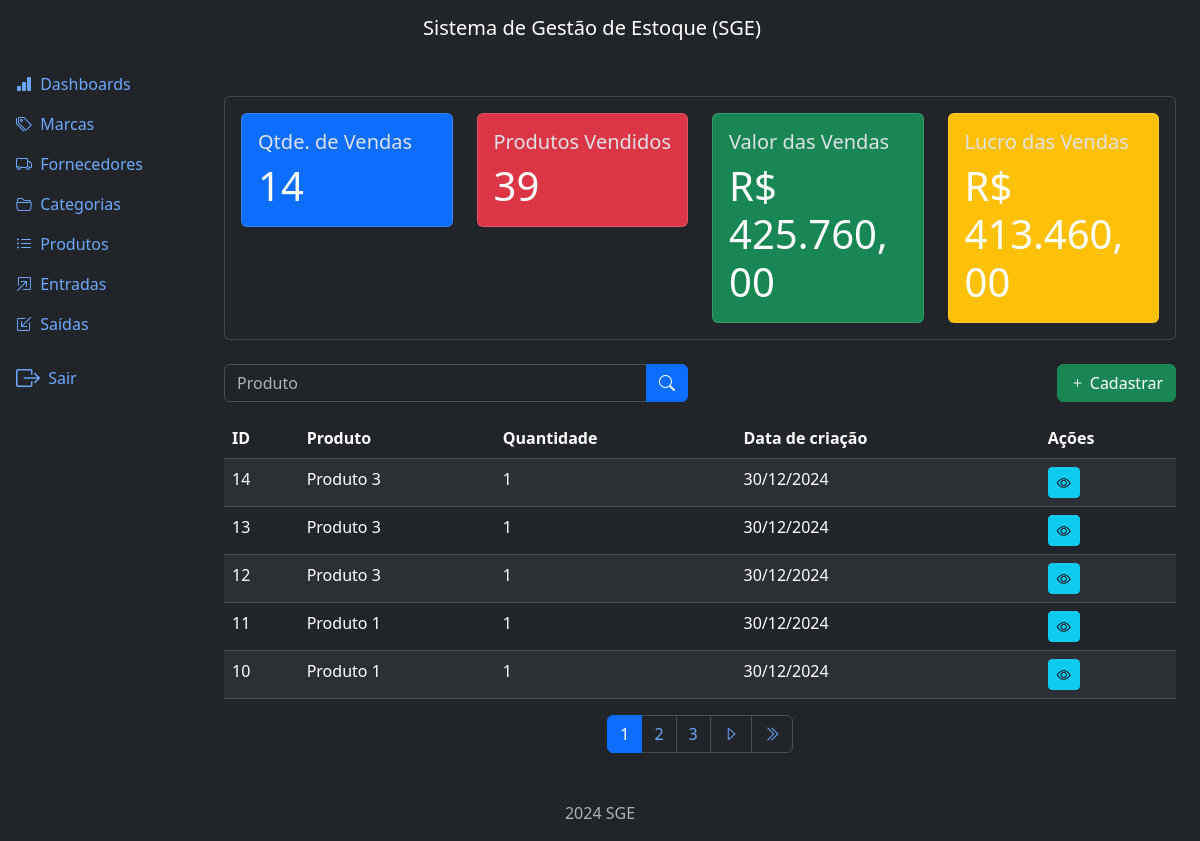
Page /outflows/list/ (signed in) on the earlier database version.
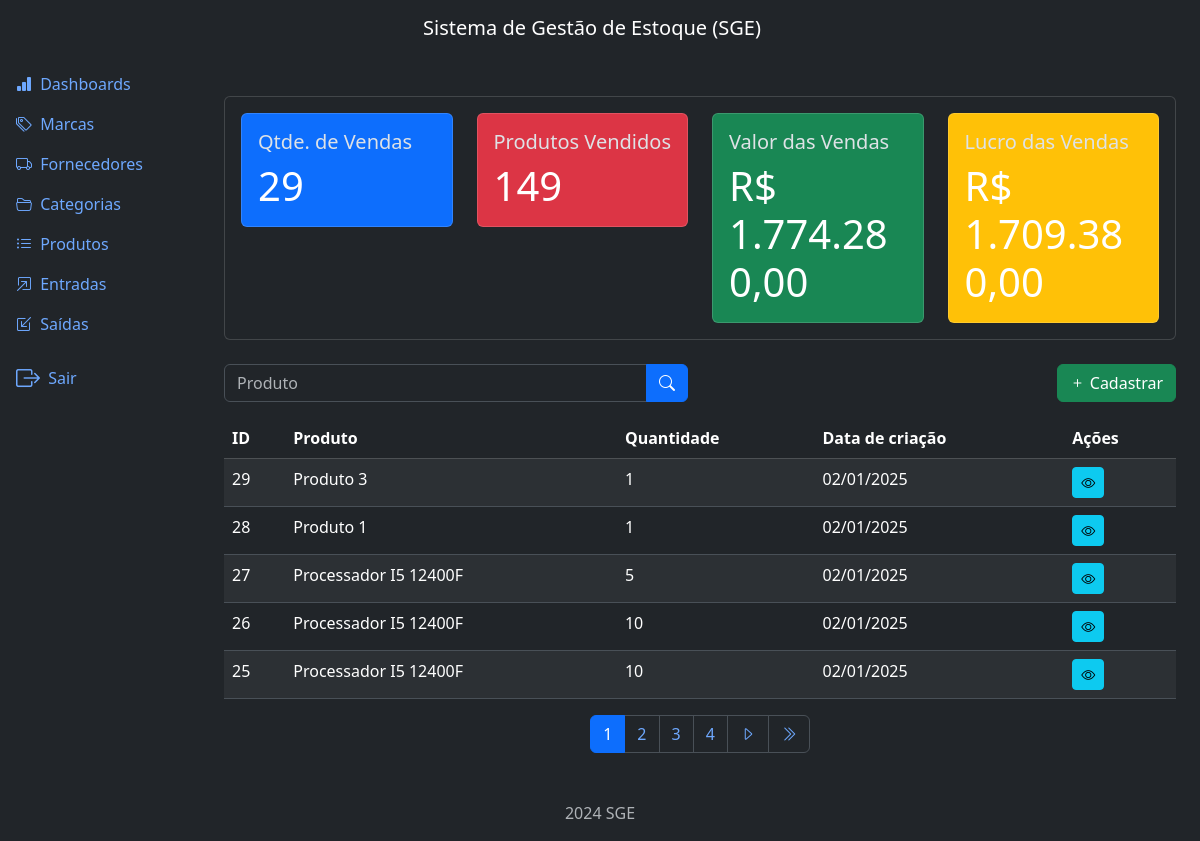
Same page on the later database version.
### outflows/models.py (models this page shows, shortened)
class Outflow(models.Model):
    product = models.ForeignKey(
        Product, on_delete=models.PROTECT, related_name='outflows')
    quantity = models.IntegerField()
    description = models.TextField(null=True, blank=True)
    created_at = models.DateTimeField(auto_now_add=True)
    updated_at = models.DateTimeField(auto_now=True)
    class Meta:
        ordering = ['-created_at']

### products/models.py (models this page shows)
class Product(models.Model):
    title = models.CharField(max_length=500)
    category = models.ForeignKey(
        Category, on_delete=models.PROTECT, related_name='products')
    brand = models.ForeignKey(
        Brand, on_delete=models.PROTECT, related_name='products')
    description = models.TextField(null=True, blank=True)
    serie_number = models.CharField(max_length=200, null=True, blank=True)
    cost_price = models.DecimalField(max_digits=20, decimal_places=2)
    selling_price = models.DecimalField(max_digits=20, decimal_places=2)
    quantity = models.IntegerField(default=0)
    created_at = models.DateTimeField(auto_now_add=True)
    updated_at = models.DateTimeField(auto_now=True)
    class Meta:
        ordering = ['title']
    def __str__(self):
        return self.title

### outflows/views.py (the view)
# urls.py: path('list/', views.OutflowListView.as_view(), name='list'),
class OutflowListView(LoginRequiredMixin, PermissionRequiredMixin, ListView):
    model = Outflow
    template_name = 'outflow_list.html'
    context_object_name = 'outflows'
    paginate_by = 5
    permission_required = 'outflows.view_outflow'
    def get_queryset(self):
        qs = super().get_queryset()
        product = self.request.GET.get('product')
        if product:
            qs = qs.filter(product__title__icontains=product)
        return qs
    def get_context_data(self, **kwargs):
        context = super().get_context_data(**kwargs)
        context['sales_metrics'] = get_sales_metrics()
        return context

### project/metrics.py (called while the page is built)
def get_sales_metrics():
    total_sales = Outflow.objects.count()
    total_products_sold = Outflow.objects.aggregate(
        total_products_sold=Sum('quantity')
    )['total_products_sold'] or 0
    total_sales_value = sum(
        outflow.quantity * outflow.product.selling_price for outflow in Outflow.objects.all())  # noqa
    total_sales_cost = sum(
        outflow.quantity * outflow.product.cost_price for outflow in Outflow.objects.all())  # noqa
    total_sales_profit = total_sales_value - total_sales_cost
    return dict(
        total_sales=total_sales,
        total_products_sold=total_products_sold,
        total_sales_value=number_format(
            total_sales_value, decimal_pos=2, force_grouping=True),
        total_sales_profit=number_format(
            total_sales_profit, decimal_pos=2, force_grouping=True)
    )

### outflows/templates/outflow_list.html (shortened to what this page needs)
{% extends "base.html" %}
{% block content %}
  {% if perms.outflows.view_outflow %}
    {% include "components/sales_metrics.html" %}
  {% endif %}
  <div class="row mb-3">
    <div class="col-md-6">
      <form method="GET" action="{% url "outflow:list" %}">
        <div class="input-group">
          <input type="text" class="form-control" name="product" placeholder="Produto" value="{{request.GET.product}}">
          <button type="submit" class="btn btn-primary">
            <i class="bi bi-search"></i>
          </button>
        </div>
      </form>
    </div>
    {% if perms.outflows.add_outflow %}
      <div class="col-md-6">
        <a href="{% url "outflow:create" %}" class="btn btn-success float-end" >
          <i class="bi bi-plus"></i>
          Cadastrar
        </a>
      </div>
    {% endif %}
  </div>
  <div class="table-responsive">
    <table class="table table-striped table-border">
      <thead class="table-dark">
        <tr>
          <th>ID</th>
          <th>Produto</th>
          <th>Quantidade</th>
          <th>Data de criação</th>
          <th>Ações</th>
        </tr>
      </thead>
      <tbody>
        {% for outflow in outflows %}
          <tr>
            <td>{{ outflow.id }}</td>
            <td>{{ outflow.product }}</td>
            <td>{{ outflow.quantity }}</td>
            <td>{{ outflow.created_at|date:"d/m/Y" }}</td>
            <td>
              <a href="{% url "outflow:detail" outflow.id %}" class="btn btn-info btn-sm"><i class="bi bi-eye"></i></a>
            </td>
          </tr>
        {% endfor %}
      </tbody>
    </table>
  </div>
  {% include "components/pagination.html" %}
{% endblock content %}

Differences in the rows shown:
no longer on this page (row unchanged): Outflow: id "14", product "Produto 3", quantity "1", created_at "30/12/2024"
no longer on this page (row unchanged): Outflow: id "13", product "Produto 3", quantity "1", created_at "30/12/2024"
no longer on this page (row unchanged): Outflow: id "12", product "Produto 3", quantity "1", created_at "30/12/2024"
no longer on this page (row unchanged): Outflow: id "11", product "Produto 1", quantity "1", created_at "30/12/2024"
no longer on this page (row unchanged): Outflow: id "10", product "Produto 1", quantity "1", created_at "30/12/2024"
added Outflow: id "29", product "Produto 3", quantity "1", created_at "02/01/2025"
added Outflow: id "28", product "Produto 1", quantity "1", created_at "02/01/2025"
added Outflow: id "27", product "Processador I5 12400F", quantity "5", created_at "02/01/2025"
added Outflow: id "26", product "Processador I5 12400F", quantity "10", created_at "02/01/2025"
added Outflow: id "25", product "Processador I5 12400F", quantity "10", created_at "02/01/2025"
Other differences:
{{ sales_metrics.total_sales }}: "14" → "29"
{{ sales_metrics.total_products_sold }}: "39" → "149"
{{ sales_metrics.total_sales_value }}: "425.760,00" → "1.774.280,00"
{{ sales_metrics.total_sales_profit }}: "413.460,00" → "1.709.380,00"
new list line: "4"
